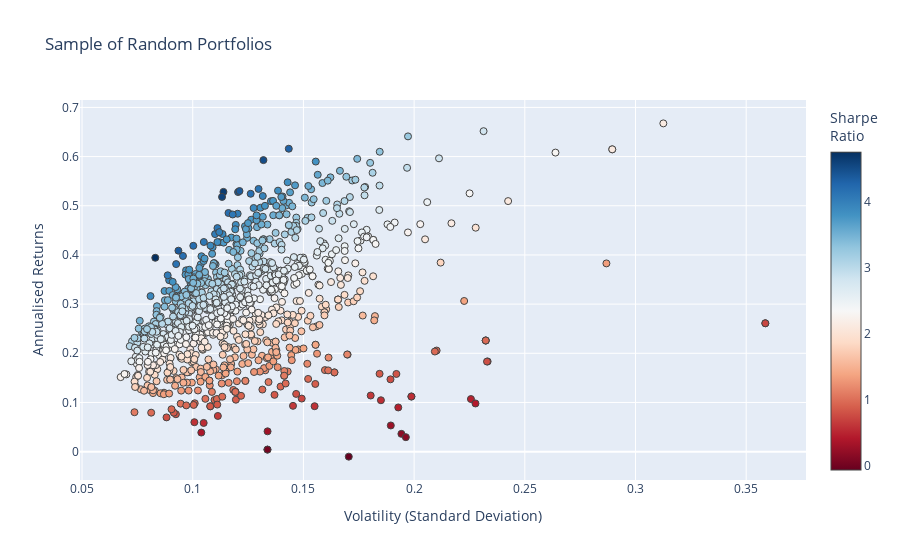

This figure's notebook cell:
### Code cell
fig1 = go.Figure()

fig1.add_trace(go.Scatter(
    x=[p["variance"]**0.5 for p in all_portfolios],
    y=[p["return"] for p in all_portfolios],
    mode='markers',
    marker=dict(
        color=[p["return"] / (p["variance"]**0.5) for p in all_portfolios],
        showscale=True,
        size=7,
        line=dict(width=1),
        colorscale="RdBu",
        colorbar=dict(title="Sharpe<br>Ratio")
    ),
    hoverinfo='text',
    text=[
        f"Return: {p['return']:.2%}<br>Volatility: {p['variance']**0.5:.2f}<br>" +
        "<br>".join([f"{p['tickers'][i]}: Weight={p['weights'][i]:.2f}" for i in range(len(p['tickers']))])
        for p in all_portfolios
    ]
))

fig1.update_layout(
    xaxis=dict(title='Volatility (Standard Deviation)'),
    yaxis=dict(title='Annualised Returns'),
    title='Sample of Random Portfolios'
)

fig1.show()

### Figure 1 — Plotly figure (JSON) as saved in the notebook; plotly's stock layout.template omitted (floating-point values rounded to 4 significant figures; data arrays with more than 128 entries replaced by an {"elided": "..."} marker saying what was removed)
{"data": [{"hoverinfo": "text", "marker": {"color": {"elided": "1000 float values"}, "colorbar": {"title": {"text": "Sharpe<br>Ratio"}}, "colorscale": [[0, "rgb(103,0,31)"], [0.1, "rgb(178,24,43)"], [0.2, "rgb(214,96,77)"], [0.3, "rgb(244,165,130)"], [0.4, "rgb(253,219,199)"], [0.5, "rgb(247,247,247)"], [0.6, "rgb(209,229,240)"], [0.7, "rgb(146,197,222)"], [0.8, "rgb(67,147,195)"], [0.9, "rgb(33,102,172)"], [1, "rgb(5,48,97)"]], "line": {"width": 1}, "showscale": true, "size": 7}, "mode": "markers", "text": {"elided": "1000 str values"}, "type": "scatter", "x": {"elided": "1000 float values"}, "y": {"elided": "1000 float values"}}], "layout": {"title": {"text": "Sample of Random Portfolios"}, "xaxis": {"title": {"text": "Volatility (Standard Deviation)"}}, "yaxis": {"title": {"text": "Annualised Returns"}}}}
